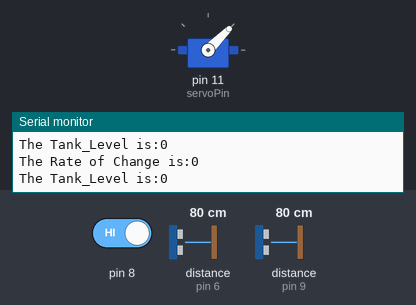
This sketch was run on a simulated Arduino Mega 2560, built with avr-gcc and run on an emulated ATmega2560. Shown: servo, the last lines printed to the serial monitor. Inputs (shaded band) come from the test bench; at power-on: distance to the obstacle (sensors on pin 9, pin 6) 80 cm, pin 8 HIGH. The echo pulse lasts 58.3 µs per cm.

Above: at 2.8 s.
2.9 s: distance to the obstacle (sensor on pin 9) set to 9 cm
At 5.2 s:
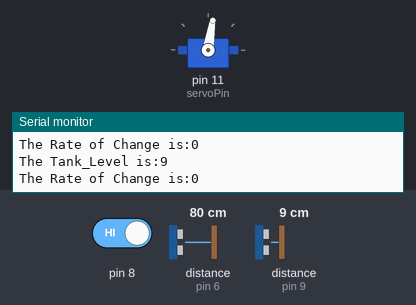
5.5 s: pin 8 driven LOW
At 6.6 s:
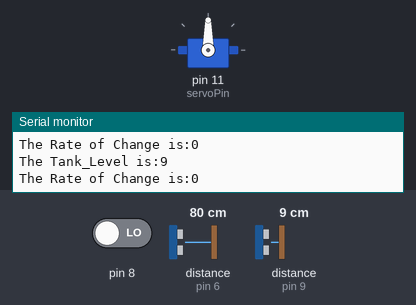
Timing chart, 0 to 8.5 s (numbered marks = the images above; inputs shaded):
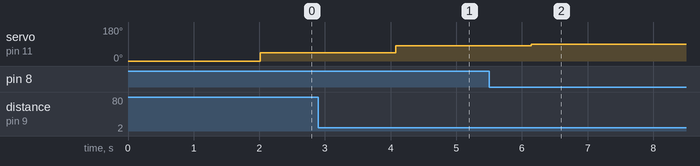

The sketch:

WLCFLC.ino
```cpp
//WATER LEVEL CONTROL USING FUZZY LOGIC CONTROLLER CODE

#include <Servo.h>

#include <NewPing.h>


NewPing Tank_Level (10, 9, 35);
//10 at D10 FOR TRIGGER, 9 AT D9 FOR ECHO:
NewPing Rate_of_Change (7, 6, 35);
//8 at D8 FOR TRIGGER, 7 AT D7 FOR ECHO:
int rate_of_change;
int servoPin = 11;
// 11 is the Digital pin for my servo motor

int G = 981; // cm/s2

Servo Output_valve;
int angle;

bool control=true;
//bool is called for the stop operation before shutting down the system
#define FIS_TYPE float
#define FIS_RESOLUSION 101
#define FIS_MIN -3.4028235E+38
#define FIS_MAX 3.4028235E+38
typedef FIS_TYPE(*_FIS_MF)(FIS_TYPE, FIS_TYPE*);
typedef FIS_TYPE(*_FIS_ARR_OP)(FIS_TYPE, FIS_TYPE);
typedef FIS_TYPE(*_FIS_ARR)(FIS_TYPE*, int, _FIS_ARR_OP);

// Number of inputs to the fuzzy inference system
const int fis_gcI = 2;
// Number of outputs to the fuzzy inference system
const int fis_gcO = 1;
// Number of rules to the fuzzy inference system
const int fis_gcR = 5;

FIS_TYPE g_fisInput[fis_gcI];
FIS_TYPE g_fisOutput[fis_gcO];

// Setup routine runs once when you press reset:
void setup()
{
  Output_valve.attach(servoPin);
  Output_valve.write(0);
  Serial.begin(9600);
  pinMode(8, INPUT);
  //8 is the digital/input pin for Stop button

}

//Loop routine runs over and again forever:
void loop()
{
    while(control==true){
      //"while(control==true){" makes the code below keep running until the digitalpin 8 is LOW
      //which is the stop button, then the "if" becomes true and the operation stop
    Serial.print("The Tank_Level is:");
    Serial.println(Tank_Level.ping_cm());
    delay(1000);
    Serial.print("The Rate of Change is:");
    Serial.println(Rate_of_Change.ping_cm());
    delay(1000);
    //Read Input: Tank_Level
   // calibrated_tank_level = (Tank_Level.ping_cm()-3);
    g_fisInput[0] = Tank_Level.ping_cm();
    //calibrated_tank_level;
    // Read Input: rate_of_change
    rate_of_change = sqrt(2*G*Rate_of_Change.ping_cm())*(1 - (1.4/26));
    g_fisInput[1] = rate_of_change;
    g_fisOutput[0] = 0;

    fis_evaluate();

    // Set output vlaue: valve
    angle = g_fisOutput[0];
    Output_valve.write(90-angle);
    //here, (90-angle) is used to reverse/opposite the degree of servo with respect to the opening and closing of the output valve
    if(digitalRead(8)==LOW){
      //above is the digitalpin and if function stated above
    Output_valve.write(90);
    //once the digitalpin is LOW/Pressed, then the above code says;
    //servo should go back to 90 degree which closes the reservoir valve completely
    control=false;
    //once the stop/push button is pressed, then control is false and the operation stops
    }
  }
}

//***********************************************************************
// Support functions for Fuzzy Inference System
//***********************************************************************
// Trapezoidal Member Function
FIS_TYPE fis_trapmf(FIS_TYPE x, FIS_TYPE* p)
{
    FIS_TYPE a = p[0], b = p[1], c = p[2], d = p[3];
    FIS_TYPE t1 = ((x <= c) ? 1 : ((d < x) ? 0 : ((c != d) ? ((d - x) / (d - c)) : 0)));
    FIS_TYPE t2 = ((b <= x) ? 1 : ((x < a) ? 0 : ((a != b) ? ((x - a) / (b - a)) : 0)));    return (FIS_TYPE) min(t1, t2);
}

// Triangular Member Function
FIS_TYPE fis_trimf(FIS_TYPE x, FIS_TYPE* p)
{
    FIS_TYPE a = p[0], b = p[1], c = p[2];
    FIS_TYPE t1 = (x - a) / (b - a);
    FIS_TYPE t2 = (c - x) / (c - b);
    if ((a == b) && (b == c)) return (FIS_TYPE) (x == a);
    if (a == b) return (FIS_TYPE) (t2*(b <= x)*(x <= c));
    if (b == c) return (FIS_TYPE) (t1*(a <= x)*(x <= b));
    t1 = min(t1, t2);
    return (FIS_TYPE) max(t1, 0);
}

FIS_TYPE fis_min(FIS_TYPE a, FIS_TYPE b)
{
    return min(a, b);
}

FIS_TYPE fis_max(FIS_TYPE a, FIS_TYPE b)
{
    return max(a, b);
}

FIS_TYPE fis_array_operation(FIS_TYPE *array, int size, _FIS_ARR_OP pfnOp)
{
    int i;
    FIS_TYPE ret = 0;

    if (size == 0) return ret;
    if (size == 1) return array[0];

    ret = array[0];
    for (i = 1; i < size; i++)
    {
        ret = (*pfnOp)(ret, array[i]);
    }

    return ret;
}


//***********************************************************************
// Data for Fuzzy Inference System
//***********************************************************************
// Pointers to the implementations of member functions
_FIS_MF fis_gMF[] =
{
    fis_trapmf, fis_trimf
};

// Count of member function for each Input
int fis_gIMFCount[] = { 3, 3 };

// Count of member function for each Output
int fis_gOMFCount[] = { 5 };

// Coefficients for the Input Member Functions
FIS_TYPE fis_gMFI0Coeff1[] = { 6, 6, 14.75, 20 };
FIS_TYPE fis_gMFI0Coeff2[] = { 13, 20, 27 };
FIS_TYPE fis_gMFI0Coeff3[] = { 20, 25.25, 34, 34 };
FIS_TYPE* fis_gMFI0Coeff[] = { fis_gMFI0Coeff1, fis_gMFI0Coeff2, fis_gMFI0Coeff3 };
FIS_TYPE fis_gMFI1Coeff1[] = { -4, -4, -0.5, 0 };
FIS_TYPE fis_gMFI1Coeff2[] = { -0.5, 0, 0.5 };
FIS_TYPE fis_gMFI1Coeff3[] = { 0, 0.5, 4, 4 };
FIS_TYPE* fis_gMFI1Coeff[] = { fis_gMFI1Coeff1, fis_gMFI1Coeff2, fis_gMFI1Coeff3 };
FIS_TYPE** fis_gMFICoeff[] = { fis_gMFI0Coeff, fis_gMFI1Coeff };

// Coefficients for the Output Member Functions
FIS_TYPE fis_gMFO0Coeff1[] = { 0, 0, 15, 22.5 };
FIS_TYPE fis_gMFO0Coeff2[] = { 15, 30, 45 };
FIS_TYPE fis_gMFO0Coeff3[] = { 45, 60, 75 };
FIS_TYPE fis_gMFO0Coeff4[] = { 67.5, 75, 90, 90 };
FIS_TYPE fis_gMFO0Coeff5[] = { 30, 45, 60 };
FIS_TYPE* fis_gMFO0Coeff[] = { fis_gMFO0Coeff1, fis_gMFO0Coeff2, fis_gMFO0Coeff3, fis_gMFO0Coeff4, fis_gMFO0Coeff5 };
FIS_TYPE** fis_gMFOCoeff[] = { fis_gMFO0Coeff };

// Input membership function set
int fis_gMFI0[] = { 0, 1, 0 };
int fis_gMFI1[] = { 0, 1, 0 };
int* fis_gMFI[] = { fis_gMFI0, fis_gMFI1};

// Output membership function set
int fis_gMFO0[] = { 0, 1, 1, 0, 1 };
int* fis_gMFO[] = { fis_gMFO0};

// Rule Weights
FIS_TYPE fis_gRWeight[] = { 1, 1, 1, 1, 1 };

// Rule Type
int fis_gRType[] = { 1, 1, 1, 1, 1 };

// Rule Inputs
int fis_gRI0[] = { 1, 0 };
int fis_gRI1[] = { 2, 0 };
int fis_gRI2[] = { 3, 0 };
int fis_gRI3[] = { 2, 1 };
int fis_gRI4[] = { 2, 3 };
int* fis_gRI[] = { fis_gRI0, fis_gRI1, fis_gRI2, fis_gRI3, fis_gRI4 };

// Rule Outputs
int fis_gRO0[] = { 1 };
int fis_gRO1[] = { 5 };
int fis_gRO2[] = { 4 };
int fis_gRO3[] = { 2 };
int fis_gRO4[] = { 3 };
int* fis_gRO[] = { fis_gRO0, fis_gRO1, fis_gRO2, fis_gRO3, fis_gRO4 };

// Input range Min
FIS_TYPE fis_gIMin[] = { 6, -4 };

// Input range Max
FIS_TYPE fis_gIMax[] = { 34, 4 };

// Output range Min
FIS_TYPE fis_gOMin[] = { 0 };

// Output range Max
FIS_TYPE fis_gOMax[] = { 90 };

//***********************************************************************
// Data dependent support functions for Fuzzy Inference System
//***********************************************************************
FIS_TYPE fis_MF_out(FIS_TYPE** fuzzyRuleSet, FIS_TYPE x, int o)
{
    FIS_TYPE mfOut;
    int r;

    for (r = 0; r < fis_gcR; ++r)
    {
        int index = fis_gRO[r][o];
        if (index > 0)
        {
            index = index - 1;
            mfOut = (fis_gMF[fis_gMFO[o][index]])(x, fis_gMFOCoeff[o][index]);
        }
        else if (index < 0)
        {
            index = -index - 1;
            mfOut = 1 - (fis_gMF[fis_gMFO[o][index]])(x, fis_gMFOCoeff[o][index]);
        }
        else
        {
            mfOut = 0;
        }

        fuzzyRuleSet[0][r] = fis_min(mfOut, fuzzyRuleSet[1][r]);
    }
    return fis_array_operation(fuzzyRuleSet[0], fis_gcR, fis_max);
}

FIS_TYPE fis_defuzz_centroid(FIS_TYPE** fuzzyRuleSet, int o)
{
    FIS_TYPE step = (fis_gOMax[o] - fis_gOMin[o]) / (FIS_RESOLUSION - 1);
    FIS_TYPE area = 0;
    FIS_TYPE momentum = 0;
    FIS_TYPE dist, slice;
    int i;

    // calculate the area under the curve formed by the MF outputs
    for (i = 0; i < FIS_RESOLUSION; ++i){
        dist = fis_gOMin[o] + (step * i);
        slice = step * fis_MF_out(fuzzyRuleSet, dist, o);
        area += slice;
        momentum += slice*dist;
    }

    return ((area == 0) ? ((fis_gOMax[o] + fis_gOMin[o]) / 2) : (momentum / area));
}

//***********************************************************************
// Fuzzy Inference System
//***********************************************************************
void fis_evaluate()
{
    FIS_TYPE fuzzyInput0[] = { 0, 0, 0 };
    FIS_TYPE fuzzyInput1[] = { 0, 0, 0 };
    FIS_TYPE* fuzzyInput[fis_gcI] = { fuzzyInput0, fuzzyInput1, };
    FIS_TYPE fuzzyOutput0[] = { 0, 0, 0, 0, 0 };
    FIS_TYPE* fuzzyOutput[fis_gcO] = { fuzzyOutput0, };
    FIS_TYPE fuzzyRules[fis_gcR] = { 0 };
    FIS_TYPE fuzzyFires[fis_gcR] = { 0 };
    FIS_TYPE* fuzzyRuleSet[] = { fuzzyRules, fuzzyFires };
    FIS_TYPE sW = 0;

    // Transforming input to fuzzy Input
    int i, j, r, o;
    for (i = 0; i < fis_gcI; ++i)
    {
        for (j = 0; j < fis_gIMFCount[i]; ++j)
        {
            fuzzyInput[i][j] =
                (fis_gMF[fis_gMFI[i][j]])(g_fisInput[i], fis_gMFICoeff[i][j]);
        }
    }

    int index = 0;
    for (r = 0; r < fis_gcR; ++r)
    {
        if (fis_gRType[r] == 1)
        {
            fuzzyFires[r] = FIS_MAX;
            for (i = 0; i < fis_gcI; ++i)
            {
                index = fis_gRI[r][i];
                if (index > 0)
                    fuzzyFires[r] = fis_min(fuzzyFires[r], fuzzyInput[i][index - 1]);
                else if (index < 0)
                    fuzzyFires[r] = fis_min(fuzzyFires[r], 1 - fuzzyInput[i][-index - 1]);
                else
                    fuzzyFires[r] = fis_min(fuzzyFires[r], 1);
            }
        }
        else
        {
            fuzzyFires[r] = FIS_MIN;
            for (i = 0; i < fis_gcI; ++i)
            {
                index = fis_gRI[r][i];
                if (index > 0)
                    fuzzyFires[r] = fis_max(fuzzyFires[r], fuzzyInput[i][index - 1]);
                else if (index < 0)
                    fuzzyFires[r] = fis_max(fuzzyFires[r], 1 - fuzzyInput[i][-index - 1]);
                else
                    fuzzyFires[r] = fis_max(fuzzyFires[r], 0);
            }
        }

        fuzzyFires[r] = fis_gRWeight[r] * fuzzyFires[r];
        sW += fuzzyFires[r];
    }

    if (sW == 0)
    {
        for (o = 0; o < fis_gcO; ++o)
        {
            g_fisOutput[o] = ((fis_gOMax[o] + fis_gOMin[o]) / 2);
        }
    }
    else
    {
        for (o = 0; o < fis_gcO; ++o)
        {
            g_fisOutput[o] = fis_defuzz_centroid(fuzzyRuleSet, o);
        }
    }
}
```

Measured:
- after the input at 2.9 s, servo on pin 11 (servoPin): 45° → 81° after 1.2 s
- after the input at 5.5 s, servo on pin 11 (servoPin): 81° → 90° after 0.64 s
